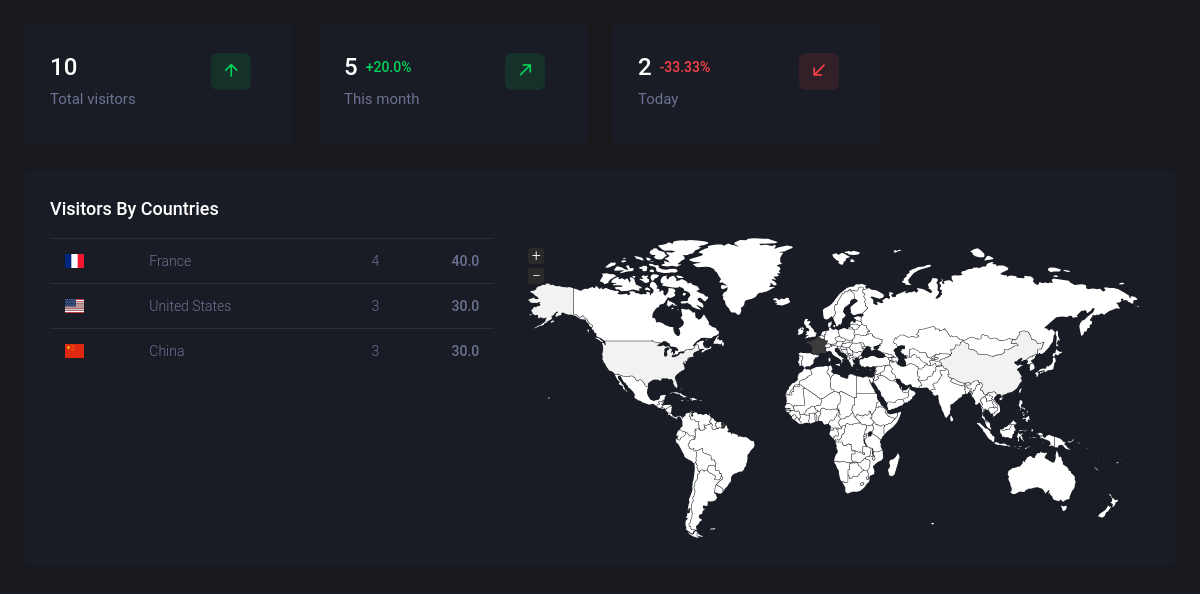
Page /dashboard/links/1W1tT4U6 on the committed database.
### backend_db.py (models this page shows, shortened)
class Visitor(db.Model):
	__tablename__ = "visitors"
	id = db.Column(db.Integer, primary_key=True, unique=True, nullable=False)
	visited = db.Column(db.String, db.ForeignKey('links.code'), nullable=False)
	visited_ = db.relationship("Link", backref="visitors.visited")
	visite_date = db.Column(db.DateTime, nullable=False)
	ip = db.Column(db.String, nullable=False)
	referred_from = db.Column(db.String)
	continent = db.Column(db.String)
	country = db.Column(db.String)
	city = db.Column(db.String)
	using_cellular = db.Column(db.Boolean, nullable=False)
	under_proxy = db.Column(db.Boolean, nullable=False)

### frontend.py (the view)
@app.route('/dashboard/links/<code>')
def dashboard_links(code):
	l = backend.loadLinkByCode(code)
	return render_template("dash_links.html", link=l, n_visitors=l.n_visitors)

### templates/dash_links.html (shortened to what this page needs)
<!DOCTYPE html>
<html>
<head>
	<link rel="stylesheet" type="text/css" href="{{url_for('static', filename='css/style.css')}}">
	<link rel="stylesheet" type="text/css" href="{{url_for('static', filename='vendors/jvectormap/jquery-jvectormap.css')}}">
	<link rel="stylesheet" type="text/css" href="{{url_for('static', filename='vendors/jvectormap/jquery-jvectormap.css')}}">
	<link rel="stylesheet" type="text/css" href="{{url_for('static', filename='vendors/flag-icon-css/css/flag-icon.min.css')}}">
	<link rel="stylesheet" type="text/css" href="{{url_for('static', filename='vendors/mdi/css/materialdesignicons.min.css')}}">
</head>
<body>
<div style="padding: 1.5rem">
	<div class="row">
		<div class="col-xl-3 col-sm-5 grid-margin stretch-card">
			<div class="card">
				<div class="card-body">
				<div class="row">
					<div class="col-8">
						<div class="d-flex align-items-center align-self-start">
							<h3 class="mb-0">{{link.views}}</h3>
						</div>
					</div>
					<div class="col-1">
						<div class="icon icon-box-success">
							<span class="mdi mdi-arrow-up icon-item"></span>
						</div>
					</div>
				</div>
				<h6 class="text-muted font-weight-normal">Total visitors</h6>
				</div>
			</div>
		</div>
		<div class="col-xl-3 col-sm-5 grid-margin stretch-card">
			<div class="card">
				<div class="card-body">
				<div class="row">
					<div class="col-8">
						<div class="d-flex align-items-center align-self-start">
							<h3 class="mb-0">{{n_visitors['month']}}</h3>
							{% if n_visitors['month'] > n_visitors['last_month'] %}
							<p class="text-success ml-2 mb-0 font-weight-medium">+{{(100*(n_visitors['month']-n_visitors['last_month'])/n_visitors['month'])|round(2, 'floor')}}%</p>
							{% else %}
							<p class="text-danger ml-2 mb-0 font-weight-medium">-{{(100*(n_visitors['last_month']-n_visitors['month'])/n_visitors['last_month'])|round(2, 'floor')}}%</p>
							{% endif %}
						</div>
					</div>
					<div class="col-1">
						{% if n_visitors['month'] > n_visitors['last_month'] %}
						<div class="icon icon-box-success">
							<span class="mdi mdi-arrow-top-right icon-item"></span>
						</div>
						{% else %}
						<div class="icon icon-box-danger">
							<span class="mdi mdi-arrow-bottom-left icon-item"></span>
						</div>
						{% endif %}
					</div>
				</div>
				<h6 class="text-muted font-weight-normal">This month</h6>
				</div>
			</div>
		</div>
		<div class="col-xl-3 col-sm-5 grid-margin stretch-card">
			<div class="card">
				<div class="card-body">
				<div class="row">
					<div class="col-8">
						<div class="d-flex align-items-center align-self-start">
							<h3 class="mb-0">{{n_visitors['day']}}</h3>
							{% if n_visitors['day'] > n_visitors['last_day'] %}
							<p class="text-success ml-2 mb-0 font-weight-medium">+{{(100*(n_visitors['day']-n_visitors['last_day'])/n_visitors['day'])|round(2, 'floor')}}%</p>
							{% else %}
							<p class="text-danger ml-2 mb-0 font-weight-medium">-{{(100*(n_visitors['last_day']-n_visitors['day'])/n_visitors['last_day'])|round(2, 'floor')}}%</p>
							{% endif %}
						</div>
					</div>
					<div class="col-1">
						{% if n_visitors['day'] > n_visitors['last_day'] %}
						<div class="icon icon-box-success">
							<span class="mdi mdi-arrow-top-right icon-item"></span>
						</div>
						{% else %}
						<div class="icon icon-box-danger">
							<span class="mdi mdi-arrow-bottom-left icon-item"></span>
						</div>
						{% endif %}
					</div>
				</div>
				<h6 class="text-muted font-weight-normal">Today</h6>
				</div>
			</div>
		</div>
	</div>
	<div class="row">
		<div class="col-12">
			<div class="card">
				<div class="card-body">
					<h4 class="card-title">Visitors by Countries</h4>
					<div class="row">
						<div class="col-md-5">
							<div class="table-responsive">
								<table class="table">
									<tbody>
										{% for country in link.visitors_country_list.values() %}
										<tr>
											<td><i class="flag-icon flag-icon-{{country.code.lower()}}"></i></td>
											<td>{{country.name}}</td>
											<td class="text-right">{{country.n_visitors}}</td>
											<td class="text-right font-weight-medium">{{country.prct_visitors}}</td>
										</tr>
										{% endfor %}
									</tbody>
								</table>
							</div>
						</div>
						<div class="col-md-7">
							<div id="audience-map" class="vector-map"></div>
						</div>
					</div>
				</div>
			</div>
		</div>
	</div>
</div>
</body>
</html>

### rows in the picture
Visitor: shows a picture, name "France", n_visitors "4", prct_visitors "40.0"
Visitor: shows a picture, name "United States", n_visitors "3", prct_visitors "30.0"
Visitor: shows a picture, name "China", n_visitors "3", prct_visitors "30.0"

### other values in the picture
{{ link.views }} "10"
{{ n_visitors['month'] }} "5"
{{ n_visitors['day'] }} "2"
